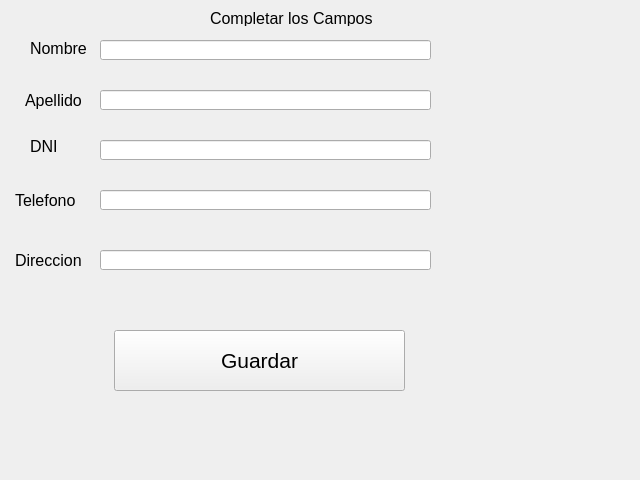
<?xml version="1.0" encoding="UTF-8"?>
<ui version="4.0">
 <class>Form</class>
 <widget class="QWidget" name="Form">
  <property name="geometry">
   <rect>
    <x>0</x>
    <y>0</y>
    <width>640</width>
    <height>480</height>
   </rect>
  </property>
  <property name="windowTitle">
   <string>Form</string>
  </property>
  <widget class="QLineEdit" name="linea_nombre">
   <property name="geometry">
    <rect>
     <x>100</x>
     <y>40</y>
     <width>331</width>
     <height>20</height>
    </rect>
   </property>
   <property name="font">
    <font>
     <family>Arial</family>
     <pointsize>12</pointsize>
    </font>
   </property>
  </widget>
  <widget class="QLineEdit" name="linea_apellido">
   <property name="geometry">
    <rect>
     <x>100</x>
     <y>90</y>
     <width>331</width>
     <height>20</height>
    </rect>
   </property>
  </widget>
  <widget class="QLabel" name="label">
   <property name="geometry">
    <rect>
     <x>30</x>
     <y>40</y>
     <width>81</width>
     <height>16</height>
    </rect>
   </property>
   <property name="font">
    <font>
     <family>Arial</family>
     <pointsize>12</pointsize>
    </font>
   </property>
   <property name="text">
    <string>Nombre</string>
   </property>
   <property name="textFormat">
    <enum>Qt::AutoText</enum>
   </property>
  </widget>
  <widget class="QLabel" name="label_2">
   <property name="geometry">
    <rect>
     <x>210</x>
     <y>10</y>
     <width>181</width>
     <height>16</height>
    </rect>
   </property>
   <property name="font">
    <font>
     <family>Arial</family>
     <pointsize>12</pointsize>
    </font>
   </property>
   <property name="text">
    <string>Completar los Campos</string>
   </property>
  </widget>
  <widget class="QLabel" name="label_3">
   <property name="geometry">
    <rect>
     <x>25</x>
     <y>90</y>
     <width>61</width>
     <height>20</height>
    </rect>
   </property>
   <property name="font">
    <font>
     <family>Arial</family>
     <pointsize>12</pointsize>
    </font>
   </property>
   <property name="text">
    <string>Apellido</string>
   </property>
  </widget>
  <widget class="QLabel" name="label_4">
   <property name="geometry">
    <rect>
     <x>30</x>
     <y>140</y>
     <width>46</width>
     <height>13</height>
    </rect>
   </property>
   <property name="font">
    <font>
     <family>Arial</family>
     <pointsize>12</pointsize>
    </font>
   </property>
   <property name="text">
    <string>DNI</string>
   </property>
  </widget>
  <widget class="QLabel" name="label_5">
   <property name="geometry">
    <rect>
     <x>15</x>
     <y>190</y>
     <width>61</width>
     <height>20</height>
    </rect>
   </property>
   <property name="font">
    <font>
     <family>Arial</family>
     <pointsize>12</pointsize>
    </font>
   </property>
   <property name="text">
    <string>Telefono</string>
   </property>
  </widget>
  <widget class="QLabel" name="label_6">
   <property name="geometry">
    <rect>
     <x>15</x>
     <y>250</y>
     <width>71</width>
     <height>20</height>
    </rect>
   </property>
   <property name="font">
    <font>
     <family>Arial</family>
     <pointsize>12</pointsize>
    </font>
   </property>
   <property name="text">
    <string>Direccion</string>
   </property>
  </widget>
  <widget class="QLineEdit" name="linea_dni">
   <property name="geometry">
    <rect>
     <x>100</x>
     <y>140</y>
     <width>331</width>
     <height>20</height>
    </rect>
   </property>
  </widget>
  <widget class="QLineEdit" name="linea_telefono">
   <property name="geometry">
    <rect>
     <x>100</x>
     <y>190</y>
     <width>331</width>
     <height>20</height>
    </rect>
   </property>
  </widget>
  <widget class="QLineEdit" name="linea_direccion">
   <property name="geometry">
    <rect>
     <x>100</x>
     <y>250</y>
     <width>331</width>
     <height>20</height>
    </rect>
   </property>
  </widget>
  <widget class="QPushButton" name="boton_guardar">
   <property name="geometry">
    <rect>
     <x>114</x>
     <y>330</y>
     <width>291</width>
     <height>61</height>
    </rect>
   </property>
   <property name="font">
    <font>
     <family>Arial</family>
     <pointsize>16</pointsize>
    </font>
   </property>
   <property name="text">
    <string>Guardar</string>
   </property>
  </widget>
 </widget>
 <resources/>
 <connections/>
</ui>
